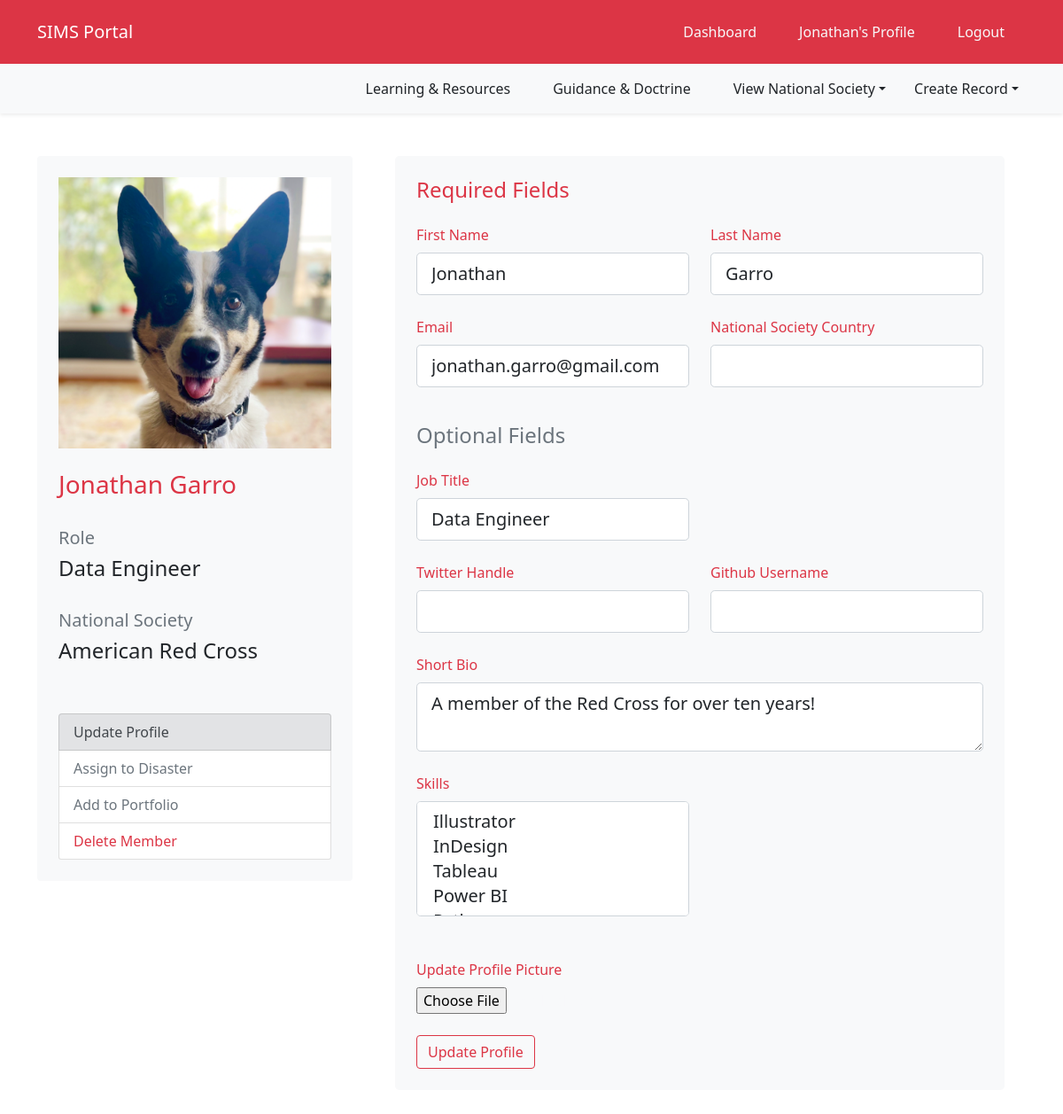
Page /profile_edit (signed in) on the earlier database version.
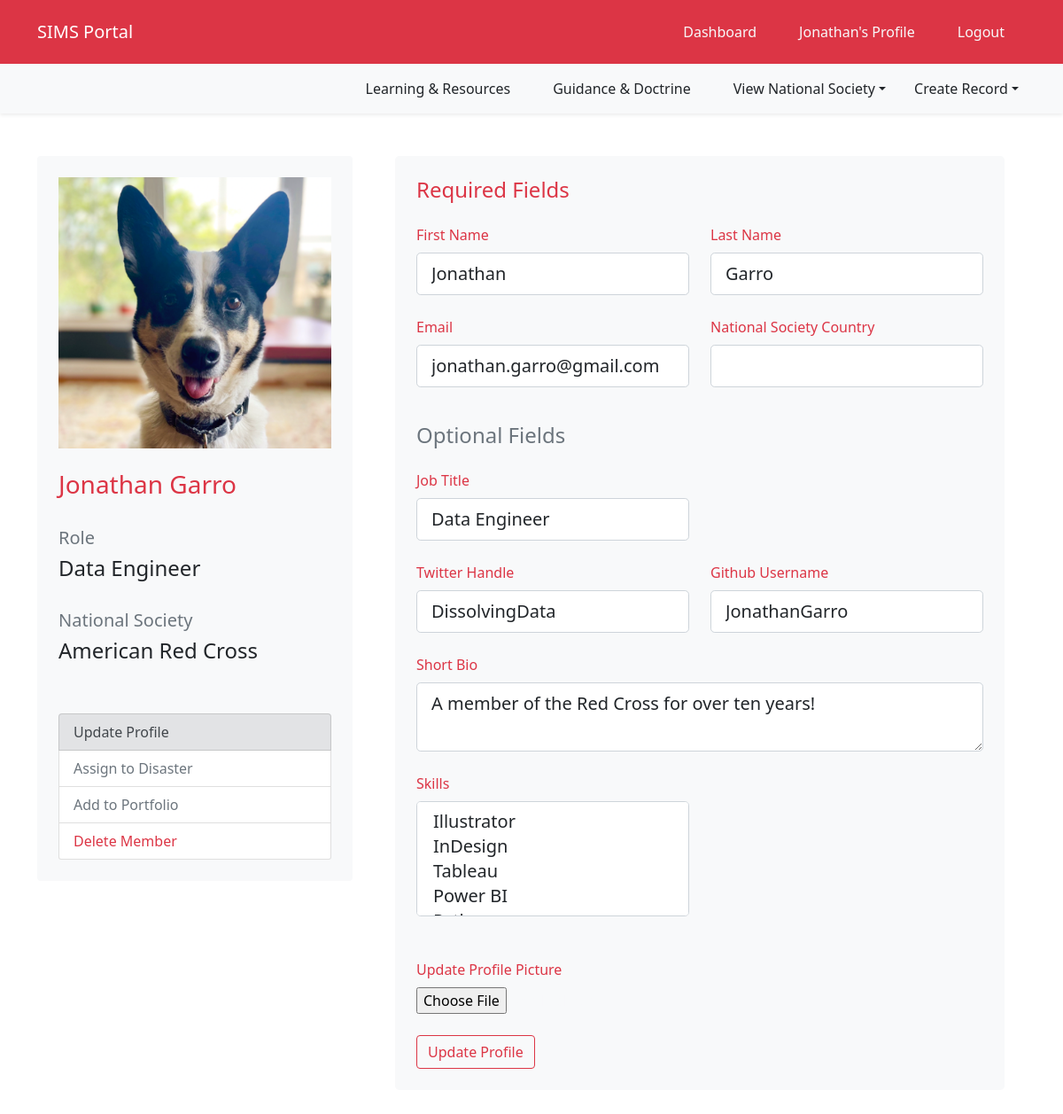
Same page on the later database version.
### SIMS_Portal/models.py (models this page shows, shortened)
class User(db.Model, UserMixin):
	__tablename__ = 'user'
	id = db.Column(db.Integer, primary_key=True)
	firstname = db.Column(db.String(40), nullable=False)
	lastname = db.Column(db.String(40), nullable=False)
	status = db.Column(db.String(20), default='Pending')
	birthday = db.Column(db.Date)
	email = db.Column(db.String(120), unique=True, nullable=False)
	password = db.Column(db.String(60), nullable=False)
	molnix_id = db.Column(db.Integer)
	job_title = db.Column(db.String(120))
	bio = db.Column(db.Text)
	is_admin = db.Column(db.Boolean, default=False)
	roles = db.Column(db.String(1000))
	languages = db.Column(db.String(1000))
	image_file = db.Column(db.String(20), nullable=False, default='default.png')
	twitter = db.Column(db.String(120))
	slack_id = db.Column(db.String(120))
	github = db.Column(db.String(120))
	messaging_number_country_code = db.Column(db.Integer)
	messaging_number = db.Column(db.Integer)
	ns_id = db.Column(db.Integer, ForeignKey('nationalsociety.ns_go_id'))
	assignments = db.relationship('Assignment', backref='assigned_member')
	products = db.relationship('Portfolio', backref='creator', lazy=True)
	skills = db.relationship('Skill', secondary='user_skill', backref='members_with_skill')
	languages = db.relationship('Language', secondary='user_language', backref='members_with_language')
	created_at = db.Column(db.DateTime, server_default=func.now())
	updated_at = db.Column(db.DateTime, onupdate=func.now())

### SIMS_Portal/routes.py (the view)
@app.route('/profile_edit', methods=['GET', 'POST'])
@login_required
def update_profile():
	form = UpdateAccountForm()
	try:
		ns_association = db.session.query(User, NationalSociety).join(NationalSociety, NationalSociety.ns_go_id == User.ns_id).filter(User.id==current_user.id).with_entities(NationalSociety.ns_name).first()[0]
	except:
		ns_association = 'None'
	if form.validate_on_submit():
		if form.picture.data:
			picture_file = save_picture(form.picture.data)
			current_user.image_file = picture_file
		current_user.firstname = form.firstname.data
		current_user.lastname = form.lastname.data
		current_user.email = form.email.data
		current_user.job_title = form.job_title.data
		try:
			current_user.ns_id = form.ns_id.data.ns_go_id
		except:
			pass
		current_user.bio = form.bio.data
		current_user.twitter = form.twitter.data
		current_user.github = form.github.data
		for skill in form.skills.data:
			current_user.skills.append(Skill.query.filter(Skill.name==skill).one())
		db.session.commit()
		flash('Your account has been updated!', 'success')
		return redirect(url_for('profile'))
	elif request.method == 'GET':
		form.firstname.data = current_user.firstname
		form.lastname.data = current_user.lastname
		form.email.data = current_user.email
		form.job_title.data = current_user.job_title
		form.ns_id.data = current_user.ns_id
		form.bio.data = current_user.bio
		form.github.data = current_user.github
		form.twitter.data = current_user.twitter
	profile_picture = url_for('static', filename='assets/img/avatars/' + current_user.image_file)
	return render_template('profile_edit.html', title='Profile', profile_picture=profile_picture, form=form,ns_association=ns_association)

### SIMS_Portal/forms.py (shortened to what this page needs)
class UpdateAccountForm(FlaskForm):
	firstname = StringField('First Name', validators=[DataRequired(), Length(min=2, max=40)])
	lastname = StringField('Last Name', validators=[DataRequired(), Length(min=2, max=40)])
	picture = FileField('Update Profile Picture', validators=[FileAllowed(['jpg', 'png'])])
	email = StringField('Email', validators=[DataRequired(), Email()])
	job_title = StringField('Job Title')
	ns_id = QuerySelectField('National Society Country', query_factory=lambda:NationalSociety.query.all(), get_label='country_name', allow_blank=True)
	bio = TextAreaField('Short Bio')
	birthday = DateField('Birthday')
	molnix_id = IntegerField('Molnix ID')
	twitter = StringField('Twitter Handle')
	github = StringField('Github Username')
	roles = StringField('SIMS Roles')
	languages = StringField('Languages')
	skills = SelectMultipleField('Skills', choices=lambda:[skill.name for skill in Skill.query.all()])
	submit = SubmitField('Update Profile')

### SIMS_Portal/models.py (called while the page is built)
@login_manager.user_loader
def load_user(user_id):
	return User.query.get(int(user_id))

### SIMS_Portal/templates/profile_edit.html (shortened to what the changed rows need)
{% extends "layout.html" %}
{% block content %}
<div class="container">
	<div class="row mb-5">
		<div class="col col-md-4 rounded rounded-3">
			<div class="card border-0 p-4 bg-light">
			<div class="row">
				<h3 class="text-danger">{{ current_user.firstname }} {{ current_user.lastname }}</h3>
			</div>
			<div class="row">
				<h5 class="text-secondary mt-4">Role</h5>
				<h4>{{ current_user.job_title }}</h4>
			</div>
			</div>
		</div>
		<div class="col mx-4">
			<form action="" method="POST" enctype="multipart/form-data" class="mx-auto p-4 bg-light text-light rounded-3" novalidate>
				<div class="row">
					  <div class="col-md-6">
						<div class="form-group pb-4">
							{{ form.firstname.label(class="form-control-label pb-2 text-danger") }}
							{% if form.firstname.errors %}
								{{ form.firstname(class="form-control form-control-lg is-invalid") }}
									<div class="invalid-feedback">
										{% for error in form.firstname.errors %}
											<span>{{ error }}</span>
										{% endfor %}
									</div>
							{% else %}
								{{ form.firstname(class="form-control form-control-lg") }}
							{% endif %}
						</div>
					  </div>
					<div class="col">
						<div class="form-group pb-4">
							{{ form.lastname.label(class="form-control-label pb-2 text-danger") }}
							{% if form.lastname.errors %}
								{{ form.lastname(class="form-control form-control-lg is-invalid") }}
									<div class="invalid-feedback">
										{% for error in form.lastname.errors %}
											<span>{{ error }}</span>
										{% endfor %}
									</div>
							{% else %}
								{{ form.lastname(class="form-control form-control-lg") }}
							{% endif %}
						</div>
					</div>
				</div>
				<div class="row">
					<div class="col-md-6">
						<div class="form-group pb-4">
							{{ form.email.label(class="form-control-label pb-2 text-danger") }}
							{% if form.email.errors %}
								{{ form.email(class="form-control form-control-lg is-invalid") }}
									<div class="invalid-feedback">
										{% for error in form.email.errors %}
											<span>{{ error }}</span>
										{% endfor %}
									</div>
							{% else %}
								{{ form.email(class="form-control form-control-lg") }}
							{% endif %}
						</div>
					</div>
					<div class="col">
						<div class="form-group pb-4">
							{{ form.ns_id.label(class="form-control-label pb-2 text-danger") }}
							{% if form.ns_id.errors %}
								{{ form.ns_id(class="form-control form-control-lg is-invalid") }}
									<div class="invalid-feedback">
										{% for error in form.ns_id.errors %}
											<span>{{ error }}</span>
										{% endfor %}
									</div>
							{% else %}
								{{ form.ns_id(class="form-control form-control-lg") }}
							{% endif %}
						</div>
					</div>
				</div>
				<div class="row">
					<div class="col-md-6">
						<div class="form-group pb-4">
							{{ form.job_title.label(class="form-control-label pb-2 text-danger") }}
							{% if form.job_title.errors %}
								{{ form.job_title(class="form-control form-control-lg is-invalid") }}
									<div class="invalid-feedback">
										{% for error in form.job_title.errors %}
											<span>{{ error }}</span>
										{% endfor %}
									</div>
							{% else %}
								{{ form.job_title(class="form-control form-control-lg") }}
							{% endif %}
						</div>
					</div>
				</div>
				<div class="row">
					<div class="col-md-6">
						<div class="form-group pb-4">
							{{ form.twitter.label(class="form-control-label pb-2 text-danger") }}
							{% if form.twitter.errors %}
								{{ form.twitter(class="form-control form-control-lg is-invalid") }}
									<div class="invalid-feedback">
										{% for error in form.twitter.errors %}
											<span>{{ error }}</span>
										{% endfor %}
									</div>
							{% else %}
								{{ form.twitter(class="form-control form-control-lg") }}
							{% endif %}
						</div>
					</div>
					<div class="col">
						<div class="form-group pb-4">
							{{ form.github.label(class="form-control-label pb-2 text-danger") }}
							{% if form.github.errors %}
								{{ form.github(class="form-control form-control-lg is-invalid") }}
									<div class="invalid-feedback">
										{% for error in form.github.errors %}
											<span>{{ error }}</span>
										{% endfor %}
									</div>
							{% else %}
								{{ form.github(class="form-control form-control-lg") }}
							{% endif %}
						</div>
					</div>
				</div>
				<div class="row">
						<div class="form-group pb-4">
							{{ form.bio.label(class="form-control-label pb-2 text-danger") }}
							{% if form.bio.errors %}
								{{ form.bio(class="form-control form-control-lg is-invalid") }}
									<div class="invalid-feedback">
										{% for error in form.bio.errors %}
											<span>{{ error }}</span>
										{% endfor %}
									</div>
							{% else %}
								{{ form.bio(class="form-control form-control-lg") }}
							{% endif %}
						</div>
				</div>
			</form>
		</div>
	</div>
</div>
{% endblock content %}

### SIMS_Portal/templates/layout.html (shortened to what this page needs)
<!DOCTYPE html>
<html lang="en">
<head>
	<link href="https://cdn.jsdelivr.net/npm/bootstrap@5.1.3/dist/css/bootstrap.min.css" rel="stylesheet">
	<link href="https://cdn.datatables.net/1.11.4/css/dataTables.bootstrap5.min.css" rel="stylesheet">
	<link rel="stylesheet" type="text/css" href="{{ url_for('static', filename='css/main.css') }}">
	<link rel="stylesheet" href="https://cdn.jsdelivr.net/npm/bootstrap-icons@1.8.3/font/bootstrap-icons.css">
</head>
<body>
	<header>
	<nav id="navbar_top" class="navbar navbar-expand-md navbar-dark bg-danger navbar-static-top py-3">
	 <div class="container">
		{% if current_user.is_authenticated %}
			<a class="navbar-brand" href="/dashboard">SIMS Portal</a>
		{% else %}
			<a class="navbar-brand" href="/">SIMS Portal</a>
		{% endif %}
	  <div class="collapse navbar-collapse" id="main_nav">
		<ul class="navbar-nav ms-auto">
			{% if current_user.is_authenticated %}
				{% if request.path == '/dashboard' %}
					<li class="nav-item px-3"><button type="button" class="btn btn-light">Dashboard</button></li>
				{% else %}
					<li class="nav-item px-3"><a class="nav-link text-light" href="/dashboard"> Dashboard </a></li>
				{% endif %}
				{% if request.path == '/profile' %}
					<li class="nav-item px-3"><button type="button" class="btn btn-light">{{ current_user.firstname }}'s Profile</button></li>
				{% else %}
				<li class="nav-item px-3"><a class="nav-link text-light" href="/profile"> {{ current_user.firstname }}'s Profile </a></li>
				{% endif %}
				<li class="nav-item px-3"><a class="nav-link text-light" href="/logout"> Logout </a></li>
			{% endif %}
		</ul>
	  </div>
	</nav>
	{% if current_user.is_authenticated %}
	<nav id="navbar_top" class="navbar navbar-expand-sm box-shadow shadow-sm navbar-dark bg-light sticky-top mb-5 ">
	 <div class="container">
	  <div class="collapse navbar-collapse" id="main_nav">
		<ul class="navbar-nav ms-auto">
			<li class="nav-item px-3"><a class="nav-link text-dark" href="#"> Learning & Resources</a></li>
			<li class="nav-item px-3"><a class="nav-link text-dark" href="#"> Guidance & Doctrine</a></li>
			<li class="nav-item dropdown px-3">
				<a class="nav-link dropdown-toggle text-dark" href="#" id="navbarDropdown" role="button" data-toggle="dropdown" aria-haspopup="true" aria-expanded="false">View National Society</a>
			</li>
			<li class="nav-item dropdown pl-3">
				<a class="nav-link dropdown-toggle text-dark" href="#" id="navbarDropdown" role="button" data-toggle="dropdown" aria-haspopup="true" aria-expanded="false">Create Record</a>
			</li>
		</ul>
	  </div>
	 </div>
	</nav>
	{% endif %}
	</header>
	{% block content %}{% endblock %}
</body>
</html>

Differences in the rows shown:
changed User "Jonathan": twitter (not shown) → "DissolvingData"; github (not shown) → "JonathanGarro"
